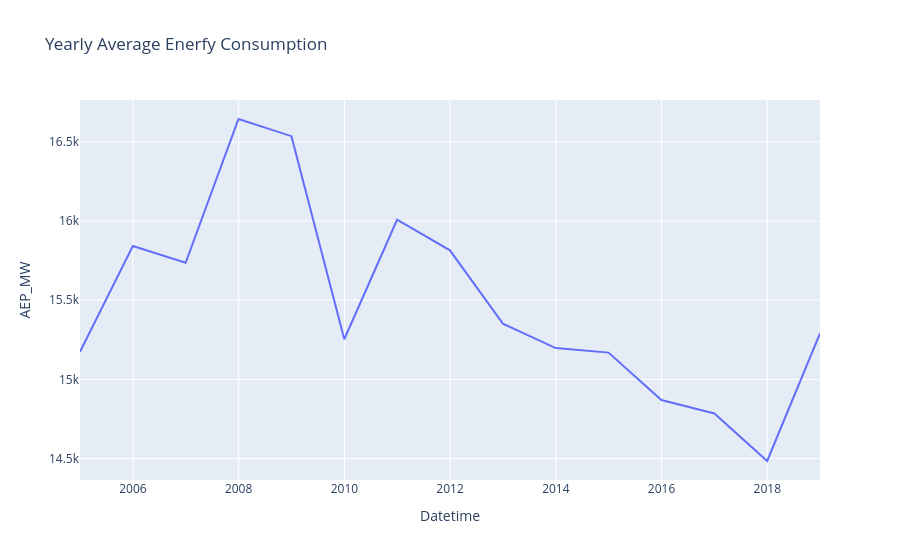

Write notebook code for a chart like this one.
### Code cell
Yearly = df.resample('YE').mean()
px.line(Yearly, y='AEP_MW', title = 'Yearly Average Enerfy Consumption')

### Figure 1 — Plotly figure (JSON) as saved in the notebook; plotly's stock layout.template omitted (floating-point values rounded to 4 significant figures)
{"data": [{"hovertemplate": "Datetime=%{x}<br>AEP_MW=%{y}<extra></extra>", "legendgroup": "", "line": {"color": "#636efa", "dash": "solid"}, "marker": {"symbol": "circle"}, "mode": "lines", "name": "", "orientation": "v", "showlegend": false, "type": "scatter", "x": ["2004-12-31T00:00:00", "2005-12-31T00:00:00", "2006-12-31T00:00:00", "2007-12-31T00:00:00", "2008-12-31T00:00:00", "2009-12-31T00:00:00", "2010-12-31T00:00:00", "2011-12-31T00:00:00", "2012-12-31T00:00:00", "2013-12-31T00:00:00", "2014-12-31T00:00:00", "2015-12-31T00:00:00", "2016-12-31T00:00:00", "2017-12-31T00:00:00", "2018-12-31T00:00:00"], "xaxis": "x", "y": [15170.0, 15840.0, 15740.0, 16640.0, 16540.0, 15250.0, 16010.0, 15810.0, 15350.0, 15200.0, 15170.0, 14870.0, 14780.0, 14480.0, 15290.0], "yaxis": "y"}], "layout": {"legend": {"tracegroupgap": 0}, "title": {"text": "Yearly Average Enerfy Consumption"}, "xaxis": {"anchor": "y", "domain": [0, 1], "title": {"text": "Datetime"}}, "yaxis": {"anchor": "x", "domain": [0, 1], "title": {"text": "AEP_MW"}}}}
